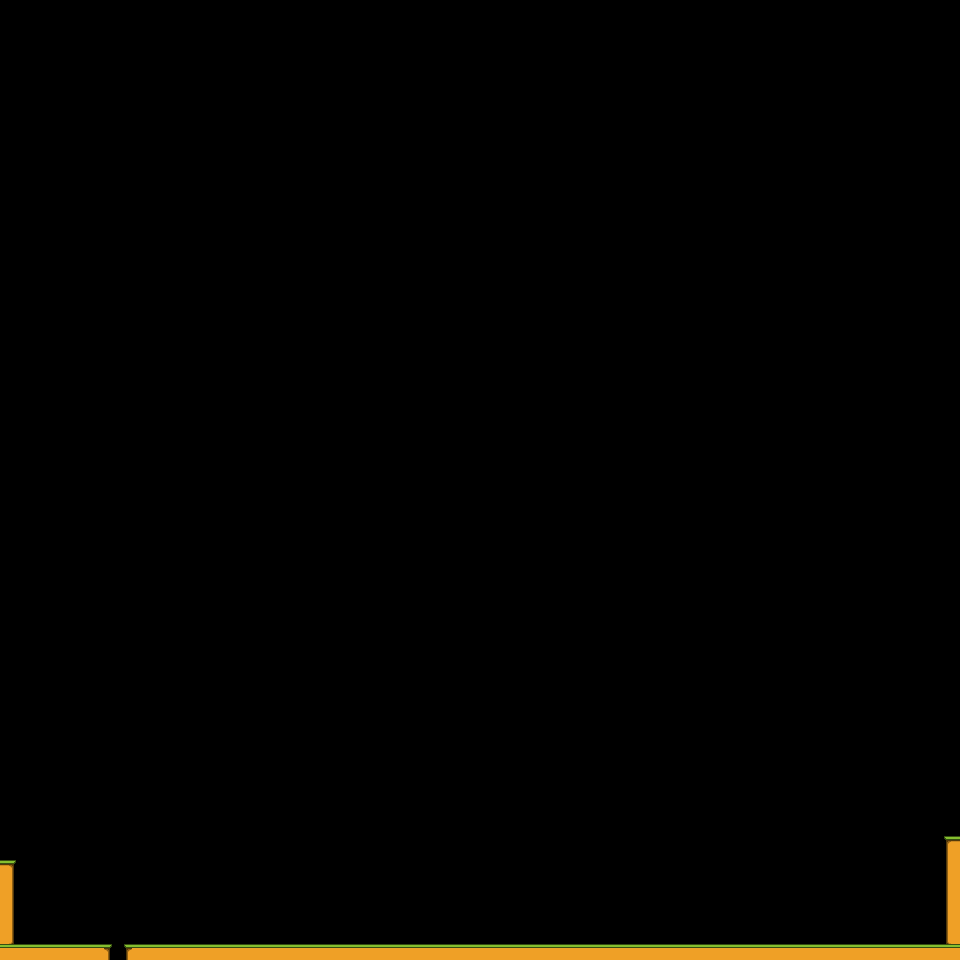

A level layout from a 2D game, rendered from its tile map. Below: a short description, then the map file with tile-grid data replaced by summaries:
An orthogonal 240x240 tile map with 4x4 px tiles, 1 tile layer (Tile Layer 1), 2 tilesets and 8 objects (5x flower, house, signpost, bridge).

<map version="1.0" orientation="orthogonal" renderorder="right-down" width="240" height="240" tilewidth="4" tileheight="4" nextobjectid="14">
 <tileset firstgid="1" name="tilebank_highlands" tilewidth="4" tileheight="4">
  <image source="tilebank_highlands.png" width="256" height="256" />
 </tileset>
 <tileset firstgid="4097" name="Objects" tilewidth="31" tileheight="18">
  <tile id="0">
   <image width="23" height="10" source="sprite_prop_bridge.png" />
  </tile>
  <tile id="1">
   <properties>
    <property name="hotspot_x" value="1" />
    <property name="hotspot_y" value="4" />
   </properties>
   <image width="3" height="5" source="sprite_prop_flower_red_af00.png" />
  </tile>
  <tile id="2">
   <properties>
    <property name="hotspot_x" value="2" />
    <property name="hotspot_y" value="13" />
   </properties>
   <image width="31" height="18" source="sprite_prop_house_highlands.png" />
  </tile>
  <tile id="3">
   <image width="5" height="9" source="sprite_prop_signpost.png" />
  </tile>
 </tileset>
 <layer name="Tile Layer 1" width="240" height="240">
  <data>[57600 cells, 1140 non-empty, 18 distinct tile ids]</data>
 </layer>
 <objectgroup name="Behind player">
  <properties>
   <property name="sort" value="-100" />
  </properties>
  <object id="3" name="house" gid="4099" x="40" y="944" />
  <object id="4" name="signpost" gid="4100" x="90" y="944" />
  <object id="5" name="flower" gid="4098" x="64" y="944" />
  <object id="7" name="flower" gid="4098" x="74" y="944" />
  <object id="8" name="flower" gid="4098" x="31" y="944" />
  <object id="9" name="flower" gid="4098" x="27" y="944" />
 </objectgroup>
 <objectgroup name="Infront of player">
  <properties>
   <property name="sort" value="10" />
  </properties>
  <object id="13" name="bridge" gid="4097" x="107" y="944" />
  <object id="6" name="flower" gid="4098" x="70" y="944" />
 </objectgroup>
</map>
